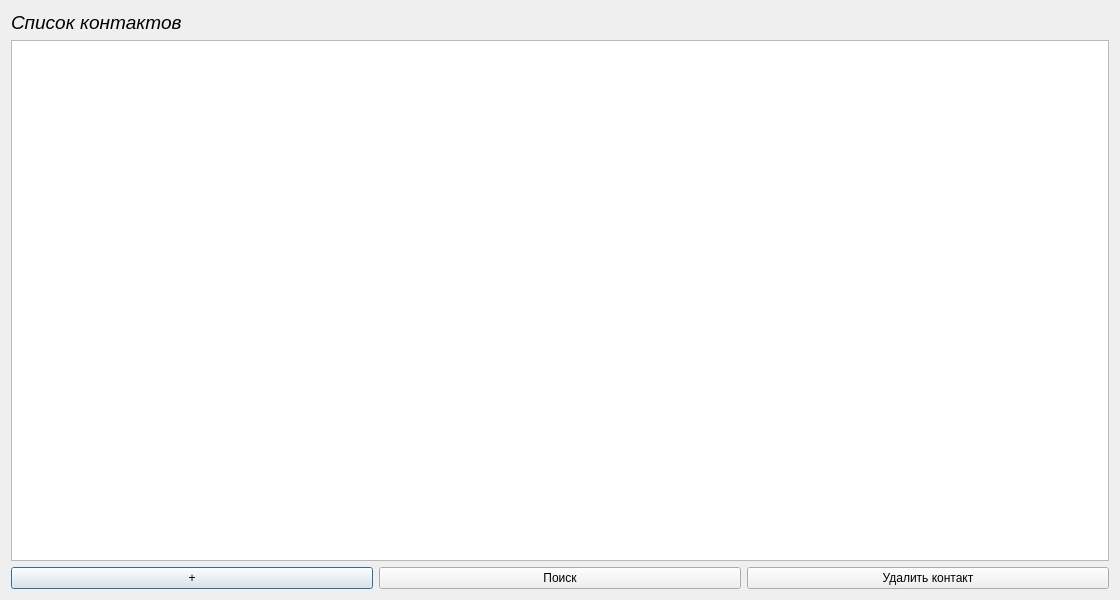
<?xml version="1.0" encoding="UTF-8"?>
<ui version="4.0">
 <class>Telephone_book</class>
 <widget class="QDialog" name="Telephone_book">
  <property name="geometry">
   <rect>
    <x>0</x>
    <y>0</y>
    <width>1120</width>
    <height>600</height>
   </rect>
  </property>
  <property name="minimumSize">
   <size>
    <width>1120</width>
    <height>600</height>
   </size>
  </property>
  <property name="windowTitle">
   <string>Dialog</string>
  </property>
  <layout class="QVBoxLayout" name="verticalLayout">
   <item alignment="">
    <widget class="QLabel" name="label">
     <property name="font">
      <font>
       <strikeout>false</strikeout>
       <kerning>false</kerning>
       <hintingpreference>PreferNoHinting</hintingpreference>
       <fontweight>Black</fontweight>
      </font>
     </property>
     <property name="text">
      <string>&lt;html&gt;&lt;head/&gt;&lt;body&gt;&lt;p&gt;&lt;span style=&quot; font-size:14pt; font-weight:400; font-style:italic; color:#000000;&quot;&gt;Список контактов&lt;/span&gt;&lt;/p&gt;&lt;/body&gt;&lt;/html&gt;</string>
     </property>
    </widget>
   </item>
   <item>
    <widget class="QTableWidget" name="tableWidget">
     <property name="editTriggers">
      <set>QAbstractItemView::EditTrigger::NoEditTriggers</set>
     </property>
    </widget>
   </item>
   <item>
    <layout class="QHBoxLayout" name="horizontalLayout">
     <item>
      <widget class="QPushButton" name="addContact">
       <property name="text">
        <string>+</string>
       </property>
      </widget>
     </item>
     <item>
      <widget class="QPushButton" name="pushButton_5">
       <property name="text">
        <string>Поиск</string>
       </property>
      </widget>
     </item>
     <item>
      <widget class="QPushButton" name="pushButton">
       <property name="text">
        <string>Удалить контакт</string>
       </property>
      </widget>
     </item>
    </layout>
   </item>
  </layout>
 </widget>
 <resources/>
 <connections/>
</ui>
